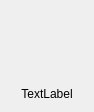
<?xml version="1.0" encoding="UTF-8"?>
<ui version="4.0">
 <class>Form</class>
 <widget class="QWidget" name="Form">
  <property name="geometry">
   <rect>
    <x>0</x>
    <y>0</y>
    <width>94</width>
    <height>107</height>
   </rect>
  </property>
  <property name="sizePolicy">
   <sizepolicy hsizetype="Expanding" vsizetype="Preferred">
    <horstretch>0</horstretch>
    <verstretch>0</verstretch>
   </sizepolicy>
  </property>
  <property name="minimumSize">
   <size>
    <width>0</width>
    <height>0</height>
   </size>
  </property>
  <property name="windowTitle">
   <string>Form</string>
  </property>
  <property name="styleSheet">
   <string notr="true">QMainWindow{
    color: #b1b1b1;
    background-color: #3c3c3c;
}

QWidget{
            background-color: #444;
            color: white;
}

QScrollArea{
            background-color: #444;
            color: white;
			border: 0px solid #222;
			
}

QListWidget{
            background-color: #444;
            color: white;
			border: 0px solid #222;
			
}

QStatusBar{
    color: white;
}

QMenuBar {
            background-color: #444;
}

QMenuBar::item {
            background-color: #444;
            color: rgb(255,255,255);
}

QMenuBar::item::selected {
            background-color: rgb(30,30,30);
}

QMenu {
            background-color: #3c3c3c;
}

QMenu::item {
            background-color: #3c3c3c;
            color: rgb(255,255,255);
}

QMenu::item::selected {
            background-color: rgb(30,30,30);
}

QDialog
{
    color: #b1b1b1;
    background-color: #3c3c3c;
}

QTabWidget QWidget
{
    background: #444;
}

#page, #page_2, #page_3 {
    background-color: #3c3c3c;
}

QGroupBox {
     color: #628CB2;
     border: 1px solid #222;
     border-radius: 5px;
     margin-top: 1ex; /* leave space at the top for the title */
}

QGroupBox::title {
     subcontrol-origin: margin;
     subcontrol-position: top center; /* position at the top center */
     padding: 0 3px;
     background-color: QLinearGradient( x1: 0, y1: 1, x2: 0, y2: 0, stop: 0 #333, stop: 1 #3c3c3c);
}

QHeaderView::section:vertical
{
    margin-bottom: 4px;
    border: 1px solid;
}

QLineEdit
{
    background-color: QLinearGradient( x1: 0, y1: 0, x2: 0, y2: 1, stop: 0 #4d4d4d, stop: 0 #646464, stop: 1 #5d5d5d);
    padding: 1px;
    border-style: solid;
    border: 1px solid #4D5056;
    border-radius: 5;
    color: #b1b1b1;
}

QPushButton
{
    color: #b1b1b1;
    background-color: QLinearGradient( x1: 0, y1: 0, x2: 0, y2: 1, stop: 0 #565656, stop: 0.1 #525252, stop: 0.5 #4e4e4e, stop: 0.9 #4a4a4a, stop: 1 #464646);
    border-width: 1px;
    border-color: #555555;
    border-style: solid;
    border-radius: 5;
    padding: 3px;
    padding-left: 5px;
    padding-right: 5px;
    outline: 0;
}

QPushButton:pressed
{
    background-color: QLinearGradient( x1: 0, y1: 0, x2: 0, y2: 1, stop: 0 #3d3d3d, stop: 0.1 #3b3b3b, stop: 0.5 #393939, stop: 0.9 #383838, stop: 1 #353535);
}

QComboBox
{
    color: #b1b1b1;
    background-color: QLinearGradient( x1: 0, y1: 0, x2: 0, y2: 1, stop: 0 #565656, stop: 0.1 #525252, stop: 0.5 #4e4e4e, stop: 0.9 #4a4a4a, stop: 1 #464646);
    border: 1px outset #4D5056;
    border-radius: 3px;
    padding: 1px 3px 1px 5px;
    selection-background-color: QLinearGradient( x1: 0, y1: 0, x2: 0, y2: 1, stop: 0 #097ace, stop: 1 #097ace);
    combobox-popup: 1;
}

QComboBox:hover, QPushButton:hover
{
    border: 1px solid QLinearGradient( x1: 0, y1: 0, x2: 0, y2: 1, stop: 0 #333 , stop: 1 #333);
}

QComboBox:on
{
    background-color: QLinearGradient( x1: 0, y1: 0, x2: 0, y2: 1, stop: 0 #2d2d2d, stop: 0.1 #2b2b2b, stop: 0.5 #292929, stop: 0.9 #282828, stop: 1 #252525);
}

QComboBox:!editable:on, QComboBox::drop-down:editable:on {
    background: QLinearGradient( x1: 0, y1: 0, x2: 0, y2: 1, stop: 0 #2d2d2d, stop: 0.1 #2b2b2b, stop: 0.5 #292929, stop: 0.9 #282828, stop: 1 #252525);
}

QComboBox::drop-down
{
     subcontrol-origin: padding;
     subcontrol-position: top right;
     border-left-width: 0px;
     border-left-color: black;
     border-left-style: inset;
     border-top-right-radius: 3px; /* same radius as the QComboBox */
     border-bottom-right-radius: 3px;
}

QComboBox::down-arrow {
     image: url(./icons/arrow.png);
}

QComboBox QAbstractItemView {
    selection-background-color: lightgray;
    background-color: #3c3c3c;
    border: 1px outset #3c3c3c;
}

QLabel
{
    color: #b1b1b1;
	background-color: transparent;
}

QSplitter::handle:vertical
{
    background: qlineargradient(x1:0, y1:0, x2:0, y2:1, stop:0 #494949, stop:1 #6f6f6f);
    height: 2px;
}

QSplitter::handle:horizontal
{
    background: qlineargradient(x1:0, y1:0, x2:1, y2:0, stop:0 #494949, stop:1 #6f6f6f);
    width: 2px;
}

QToolBox {
    background: #444;
}

QToolBox QScrollArea&gt;QWidget&gt;QWidget
{
    background: #444;
}

QToolBox::tab {
   background: qlineargradient(x1: 0, y1: 0, x2: 0, y2: 1, stop: 0 #E1E1E1, stop: 0.4 #DDDDDD, stop: 0.5 #D8D8D8, stop: 1.0 #D3D3D3);
   color: darkgray;
}

QToolBox::tab:selected {
    color: black;
}

QTabWidget::pane { /* The tab widget frame */
    border: 1px solid #333;
    background-color: #3c3c3c;
}

QTabBar::tab {
    background: #3a3a3a;
    border: 1px solid #222;
    border-bottom-color: #444; /* same as the pane color */
    min-width: 8ex;
    border-top-left-radius: 2px;
    border-top-right-radius: 2px;
    padding: 3px;
}


QTabBar::tab:selected, QTabBar::tab:hover {
    background: #444;
    border-bottom-color: #444; /* same as the pane color */
    color: white;
}

QTabBar::tab:!selected {
    margin-top: 2px; /* make non-selected tabs look smaller */
}

QPlainTextEdit {
    background-color: #111;
}</string>
  </property>
  <layout class="QVBoxLayout" name="verticalLayout">
   <item>
    <widget class="QLabel" name="imageLabel">
     <property name="minimumSize">
      <size>
       <width>70</width>
       <height>70</height>
      </size>
     </property>
     <property name="maximumSize">
      <size>
       <width>100</width>
       <height>100</height>
      </size>
     </property>
     <property name="text">
      <string/>
     </property>
    </widget>
   </item>
   <item>
    <widget class="QLabel" name="nameLabel">
     <property name="maximumSize">
      <size>
       <width>100</width>
       <height>20</height>
      </size>
     </property>
     <property name="text">
      <string>TextLabel</string>
     </property>
     <property name="alignment">
      <set>Qt::AlignCenter</set>
     </property>
    </widget>
   </item>
  </layout>
 </widget>
 <resources/>
 <connections/>
</ui>
